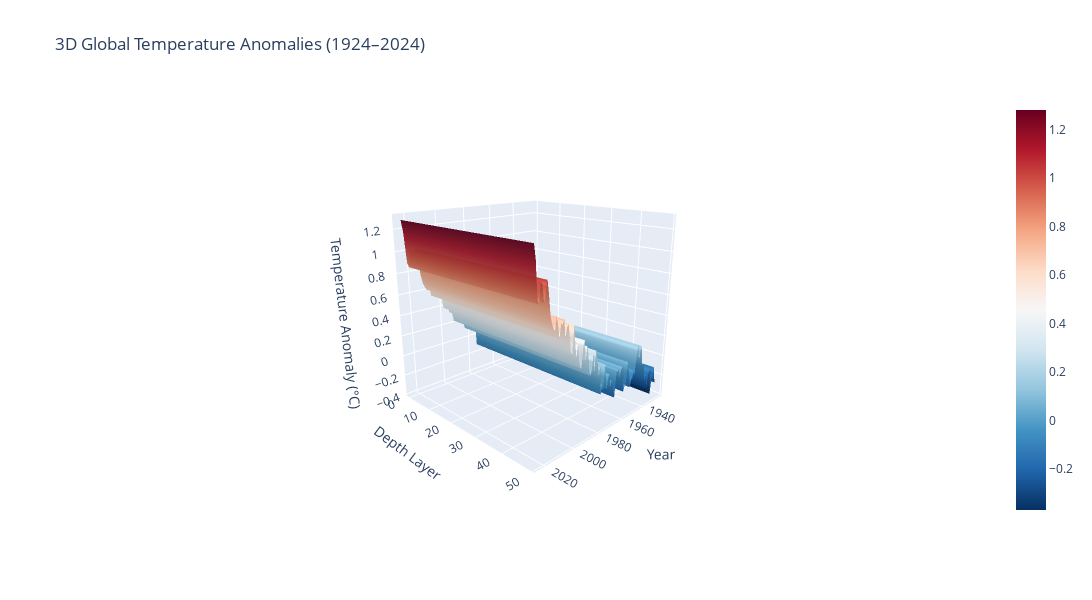

Write notebook code for a chart like this one.
### Markdown cell above
## Viz2

### Code cell
import pandas as pd
import numpy as np
import plotly.graph_objects as go

# Load data
df = pd.read_csv("../data/NASA_Data.csv", skiprows=1)
df = df[["Year", "J-D"]].dropna()
df["J-D"] = pd.to_numeric(df["J-D"], errors="coerce")
df = df[(df["Year"] >= 1924) & (df["Year"] <= 2024)]

years = df["Year"].values
Z_line = df["J-D"].values

depth_layers = 50  # increase for thicker 3D surface
Z = np.tile(Z_line, (depth_layers, 1))

X, Y = np.meshgrid(years, np.arange(depth_layers))

fig = go.Figure(data=[
    go.Surface(
        x=X,
        y=Y,
        z=Z,
        colorscale="RdBu_r",
        showscale=True,
        opacity=0.95
    )
])

fig.update_layout(
    title="3D Global Temperature Anomalies (1924–2024)",
    width=1100,
    height=600,
    scene=dict(
        xaxis_title="Year",
        yaxis_title="Depth Layer",
        zaxis_title="Temperature Anomaly (°C)",
        camera=dict(eye=dict(x=1.8, y=1.8, z=0.8))  # better 3D angle
    )
)
fig.show()
fig.write_html("../plots/viz2.html")

### Figure 1 — Plotly figure (JSON) as saved in the notebook; plotly's stock layout.template omitted (floating-point values rounded to 4 significant figures; data arrays with more than 128 entries replaced by an {"elided": "..."} marker saying what was removed)
{"data": [{"colorscale": [[0, "rgb(5,48,97)"], [0.1, "rgb(33,102,172)"], [0.2, "rgb(67,147,195)"], [0.3, "rgb(146,197,222)"], [0.4, "rgb(209,229,240)"], [0.5, "rgb(247,247,247)"], [0.6, "rgb(253,219,199)"], [0.7, "rgb(244,165,130)"], [0.8, "rgb(214,96,77)"], [0.9, "rgb(178,24,43)"], [1, "rgb(103,0,31)"]], "opacity": 0.95, "showscale": true, "type": "surface", "x": {"elided": "50x101 int values"}, "y": {"elided": "50x101 int values"}, "z": {"elided": "50x101 float values"}}], "layout": {"height": 600, "scene": {"camera": {"eye": {"x": 1.8, "y": 1.8, "z": 0.8}}, "xaxis": {"title": {"text": "Year"}}, "yaxis": {"title": {"text": "Depth Layer"}}, "zaxis": {"title": {"text": "Temperature Anomaly (°C)"}}}, "title": {"text": "3D Global Temperature Anomalies (1924–2024)"}, "width": 1100}}
